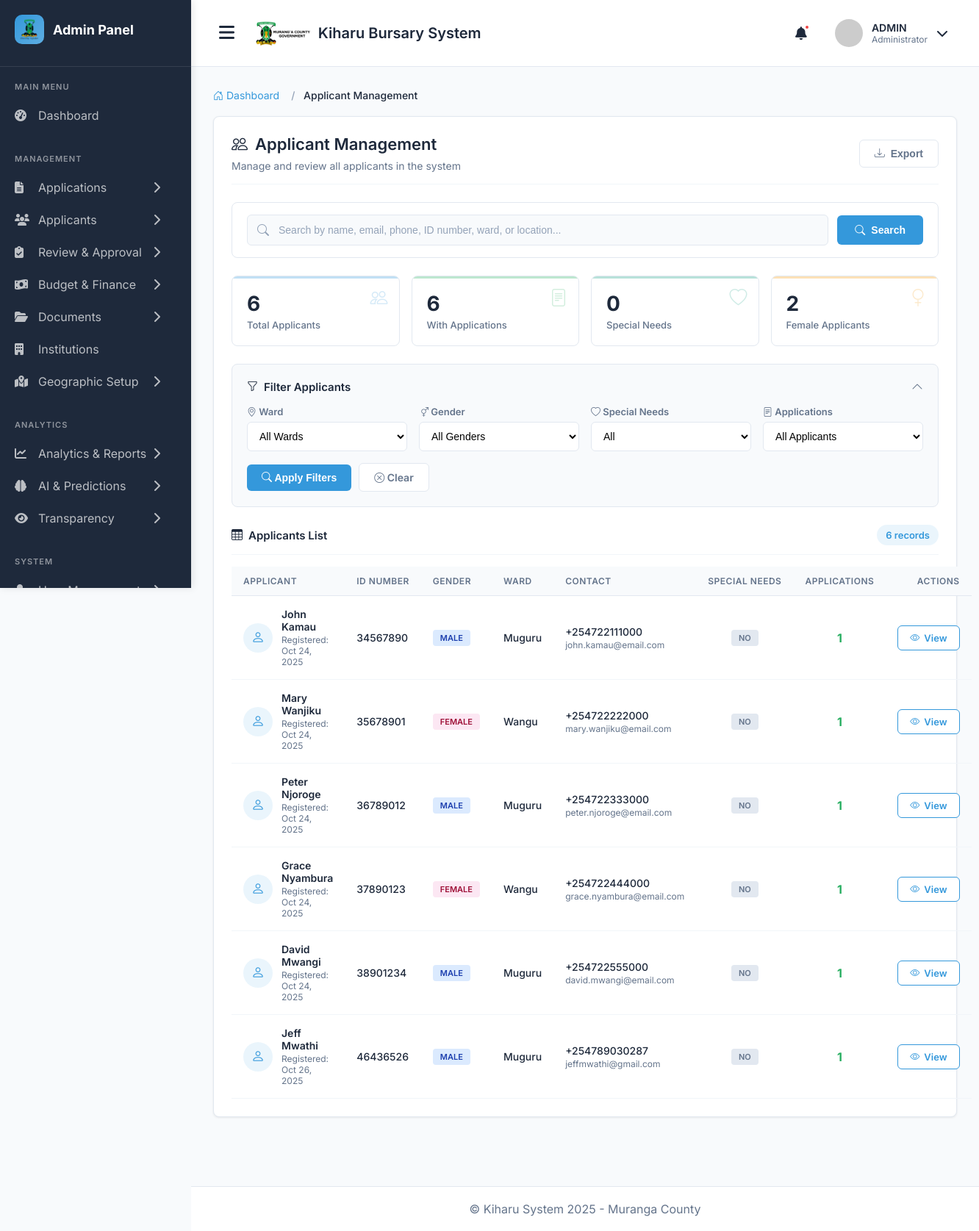
/applicants/ (signed in), run on the app's committed database.
### main_application/models.py (models this page shows, shortened)
class Applicant(models.Model):
    GENDER_CHOICES = (
        ('M', 'Male'),
        ('F', 'Female'),
    )
    user = models.OneToOneField(User, on_delete=models.CASCADE, related_name='applicant_profile')
    gender = models.CharField(max_length=1, choices=GENDER_CHOICES)
    date_of_birth = models.DateField()
    id_number = models.CharField(max_length=20, unique=True)
    county = models.ForeignKey(County, on_delete=models.SET_NULL, null=True)
    constituency = models.ForeignKey(Constituency, on_delete=models.SET_NULL, null=True)
    ward = models.ForeignKey(Ward, on_delete=models.SET_NULL, null=True, related_name='residents')
    location = models.ForeignKey(Location, on_delete=models.SET_NULL, null=True)
    sublocation = models.ForeignKey(SubLocation, on_delete=models.SET_NULL, null=True)
    village = models.ForeignKey(Village, on_delete=models.SET_NULL, null=True)
    physical_address = models.TextField()
    postal_address = models.CharField(max_length=100, blank=True, null=True)
    special_needs = models.BooleanField(default=False)
    special_needs_description = models.TextField(blank=True, null=True)
    profile_picture = models.ImageField(
        upload_to='profile_pics/',
        default='profile_pics/default.png',
        blank=True,
        null=True
    )
    is_verified = models.BooleanField(default=False)
    verified_by = models.ForeignKey(
        User,
        on_delete=models.SET_NULL,
        null=True,
        blank=True,
        related_name='verified_applicants'
    )
    verification_date = models.DateTimeField(null=True, blank=True)
    created_at = models.DateTimeField(auto_now_add=True)
    class Meta:
        ordering = ['user__last_name', 'user__first_name']

class User(AbstractUser):
    USER_TYPES = (
        ('applicant', 'Applicant'),
        ('admin', 'Administrator'),
        ('reviewer', 'Application Reviewer'),
        ('finance', 'Finance Officer'),
        ('county_admin', 'County Administrator'),
        ('constituency_admin', 'Constituency Administrator'),
        ('ward_admin', 'Ward Administrator'),
    )
    user_type = models.CharField(max_length=25, choices=USER_TYPES, default='applicant')
    id_number = models.CharField(max_length=20, unique=True, null=True, blank=True)
    phone_regex = RegexValidator(
        regex=r'^\+254\d{9}$',
        message="Phone number must be entered in the format: '+254XXXXXXXXX'. Exactly 12 digits including country code."
    )
    phone_number = models.CharField(validators=[phone_regex], max_length=17, blank=True)

class Ward(models.Model):
    name = models.CharField(max_length=100)
    code = models.CharField(max_length=10, blank=True, null=True)
    constituency = models.ForeignKey(
        Constituency,
        on_delete=models.CASCADE,
        related_name='wards'
    )
    current_mca = models.CharField(max_length=200, blank=True, null=True)
    mca_party = models.CharField(max_length=100, blank=True, null=True)
    mca_phone = models.CharField(max_length=20, blank=True, null=True)
    mca_email = models.EmailField(blank=True, null=True)
    ward_office_location = models.CharField(max_length=200, blank=True, null=True)
    population = models.PositiveIntegerField(blank=True, null=True)
    description = models.TextField(blank=True, null=True)
    is_active = models.BooleanField(default=True)
    class Meta:
        unique_together = ['name', 'constituency']
        ordering = ['constituency', 'name']

### main_application/views.py (the view, shortened to what this page needs)
# urls.py: path('applicants/', views.applicant_list, name='applicant_list'),
@login_required
@user_passes_test(is_admin)
def applicant_list(request):
    applicants = Applicant.objects.all().select_related(
        'user', 'ward', 'location', 'sublocation', 'village'
    ).annotate(
        application_count=Count('applications')
    )
    search_query = request.GET.get('search', '').strip()
    ward = request.GET.get('ward')
    gender = request.GET.get('gender')
    special_needs = request.GET.get('special_needs')
    has_applications = request.GET.get('has_applications')
    if ward:
        applicants = applicants.filter(ward__id=ward)
    if gender:
        applicants = applicants.filter(gender=gender)
    if special_needs == 'true':
        applicants = applicants.filter(special_needs=True)
    elif special_needs == 'false':
        applicants = applicants.filter(special_needs=False)
    if has_applications == 'true':
        applicants = applicants.filter(application_count__gt=0)
    elif has_applications == 'false':
        applicants = applicants.filter(application_count=0)
    applicants_with_apps = applicants.filter(application_count__gt=0).count()
    special_needs_count = applicants.filter(special_needs=True).count()
    female_count = applicants.filter(gender='F').count()
    paginator = Paginator(applicants, 25)
    page_number = request.GET.get('page')
    page_obj = paginator.get_page(page_number)
    wards = Ward.objects.all().order_by('name')
    context = {
        'page_obj': page_obj,
        'paginator': paginator,
        'wards': wards,
        'current_ward': ward,
        'current_gender': gender,
        'current_special_needs': special_needs,
        'search_query': search_query,
        'applicants_with_apps': applicants_with_apps,
        'special_needs_count': special_needs_count,
        'female_count': female_count,
    }
    return render(request, 'admin/applicant_list.html', context)

### main_application/views.py (called while the page is built)
def is_admin(user):
    return user.user_type in ['admin', 'county_admin', 'finance']

### templates/admin/applicant_list.html (shortened to what this page needs)
{% extends 'admin_base.html' %}
{% load humanize %}
{% block content %}
<div class="container-fluid">
    <nav aria-label="breadcrumb">
        <ol class="breadcrumb">
            <li class="breadcrumb-item">
                <a href="{% url 'admin_dashboard' %}">
                    <i class="bi bi-house-door"></i> Dashboard
                </a>
            </li>
            <li class="breadcrumb-item active" aria-current="page">Applicant Management</li>
        </ol>
    </nav>
    <div class="section-container">
        <div class="page-header">
            <div>
                <h1 class="page-title">
                    <i class="bi bi-people"></i>
                    Applicant Management
                </h1>
                <p class="page-subtitle">
                    Manage and review all applicants in the system
                </p>
            </div>
            <button class="export-btn">
                <i class="bi bi-download"></i>
                Export
            </button>
        </div>
        <div class="search-section">
            <form method="get" style="display: flex; align-items: center; gap: 12px; width: 100%;">
                <div class="search-input-wrapper">
                    <input
                        type="text"
                        name="search"
                        class="search-input"
                        placeholder="Search by name, email, phone, ID number, ward, or location..."
                        value="{{ search_query|default:'' }}"
                    >
                </div>
                <button type="submit" class="search-btn">
                    <i class="bi bi-search"></i>
                    Search
                </button>
            </form>
        </div>
        <div class="stats-grid">
            <div class="stat-card stat-primary">
                <div class="stat-icon">
                    <i class="bi bi-people"></i>
                </div>
                <div class="stat-value">{{ paginator.count|default:0 }}</div>
                <div class="stat-label">Total Applicants</div>
            </div>
            <div class="stat-card stat-success">
                <div class="stat-icon">
                    <i class="bi bi-file-text"></i>
                </div>
                <div class="stat-value">{{ applicants_with_apps|default:0 }}</div>
                <div class="stat-label">With Applications</div>
            </div>
            <div class="stat-card stat-info">
                <div class="stat-icon">
                    <i class="bi bi-heart"></i>
                </div>
                <div class="stat-value">{{ special_needs_count|default:0 }}</div>
                <div class="stat-label">Special Needs</div>
            </div>
            <div class="stat-card stat-warning">
                <div class="stat-icon">
                    <i class="bi bi-gender-female"></i>
                </div>
                <div class="stat-value">{{ female_count|default:0 }}</div>
                <div class="stat-label">Female Applicants</div>
            </div>
        </div>
        <div class="filter-section">
            <div class="filter-header" onclick="toggleFilters()">
                <h6 class="filter-title">
                    <i class="bi bi-funnel"></i>
                    Filter Applicants
                </h6>
                <i class="bi bi-chevron-down filter-toggle" id="filterToggle"></i>
            </div>
            <div class="filter-content" id="filtersContent" style="display: none;">
                <form method="get" id="filterForm">
                    <div class="filter-content">
                        <div class="filter-group">
                            <label class="filter-label" for="ward">
                                <i class="bi bi-geo-alt"></i> Ward
                            </label>
                            <select class="filter-select" id="ward" name="ward">
                                <option value="">All Wards</option>
                            </select>
                        </div>
                        <div class="filter-group">
                            <label class="filter-label" for="gender">
                                <i class="bi bi-gender-ambiguous"></i> Gender
                            </label>
                            <select class="filter-select" id="gender" name="gender">
                                <option value="">All Genders</option>
                            </select>
                        </div>
                        <div class="filter-group">
                            <label class="filter-label" for="special_needs">
                                <i class="bi bi-heart"></i> Special Needs
                            </label>
                            <select class="filter-select" id="special_needs" name="special_needs">
                                <option value="">All</option>
                            </select>
                        </div>
                        <div class="filter-group">
                            <label class="filter-label" for="has_applications">
                                <i class="bi bi-file-text"></i> Applications
                            </label>
                            <select class="filter-select" id="has_applications" name="has_applications">
                                <option value="">All Applicants</option>
                            </select>
                        </div>
                    </div>
                    <div class="filter-actions">
                        <button type="submit" class="filter-btn">
                            <i class="bi bi-search"></i> Apply Filters
                        </button>
                        <a href="{% url 'applicant_list' %}" class="clear-btn">
                            <i class="bi bi-x-circle"></i> Clear
                        </a>
                    </div>
                </form>
            </div>
        </div>
        <div class="table-header">
            <h6 class="table-title">
                <i class="bi bi-table"></i>
                Applicants List
            </h6>
            <span class="record-count">{{ paginator.count }} records</span>
        </div>
        <div class="table-responsive">
            <table class="applicants-table">
                <thead>
                    <tr>
                        <th>Applicant</th>
                        <th>ID Number</th>
                        <th>Gender</th>
                        <th>Ward</th>
                        <th>Contact</th>
                        <th style="text-align: center;">Special Needs</th>
                        <th style="text-align: center;">Applications</th>
                        <th style="text-align: right;">Actions</th>
                    </tr>
                </thead>
                <tbody>
                    {% for applicant in page_obj %}
                    <tr>
                        <td>
                            <div class="applicant-info">
                                <div class="applicant-avatar">
                                    <i class="bi bi-person"></i>
                                </div>
                                <div class="applicant-details">
                                    <div class="applicant-name">{{ applicant.user.first_name }} {{ applicant.user.last_name }}</div>
                                    <div class="applicant-date">Registered: {{ applicant.user.date_joined|date:"M d, Y" }}</div>
                                </div>
                            </div>
                        </td>
                        <td>
                            <span class="id-number">{{ applicant.id_number }}</span>
                        </td>
                        <td>
                            <span class="gender-badge {% if applicant.gender == 'M' %}gender-male{% else %}gender-female{% endif %}">
                                {{ applicant.get_gender_display }}
                            </span>
                        </td>
                        <td>
                            <span class="ward-name">{{ applicant.ward.name }}</span>
                        </td>
                        <td>
                            <div class="contact-info">
                                <div class="contact-phone">{{ applicant.user.phone_number|default:"-" }}</div>
                                <div class="contact-email">{{ applicant.user.email }}</div>
                            </div>
                        </td>
                        <td style="text-align: center;">
                            {% if applicant.special_needs %}
                                <span class="special-needs-badge special-needs-yes">Yes</span>
                            {% else %}
                                <span class="special-needs-badge special-needs-no">No</span>
                            {% endif %}
                        </td>
                        <td style="text-align: center;">
                            <span class="application-count {% if applicant.applications.count > 0 %}has-apps{% else %}no-apps{% endif %}">
                                {{ applicant.applications.count }}
                            </span>
                        </td>
                        <td style="text-align: right;">
                            <a href="{% url 'applicant_detail' applicant.id %}" class="action-btn">
                                <i class="bi bi-eye"></i>
                                View
                            </a>
                        </td>
                    </tr>
                    {% endfor %}
                </tbody>
            </table>
        </div>
    </div>
</div>
{% endblock %}

### templates/admin_base.html (style rules this page uses)
* { margin: 0; padding: 0; box-sizing: border-box; }
:root { --primary-color: #3498db; --primary-hover: #2980b9; --sidebar-bg: #1E293B; --sidebar-hover: #334155; --main-bg: #F8FAFC; --card-bg: #FFFFFF; --text-primary: #1E293B; --text-secondary: #64748B; --border-color: #E2E8F0; --success-color: #10B981; --danger-color: #EF4444; --warning-color: #F59E0B; }
body { font-family: 'Inter', sans-serif; background-color: var(--main-bg); color: var(--text-primary); overflow-x: hidden; }
.page-header { margin-bottom: 30px; }
.page-title { font-size: 28px; font-weight: 700; margin-bottom: 8px; }
.breadcrumb { display: flex; gap: 8px; color: var(--text-secondary); font-size: 14px; }
.breadcrumb a { color: var(--text-secondary); text-decoration: none; }

### data on the page
Applicant: user.first_name "John", user.last_name "Kamau", user.date_joined "Oct 24, 2025", id_number "34567890", gender "MALE", ward.name "Muguru", user.phone_number "+254722111000", user.email "john.kamau@email.com", special_needs "NO", applications.count "1"
Applicant: user.first_name "Mary", user.last_name "Wanjiku", user.date_joined "Oct 24, 2025", id_number "35678901", gender "FEMALE", ward.name "Wangu", user.phone_number "+254722222000", user.email "mary.wanjiku@email.com", special_needs "NO", applications.count "1"
Applicant: user.first_name "Peter", user.last_name "Njoroge", user.date_joined "Oct 24, 2025", id_number "36789012", gender "MALE", ward.name "Muguru", user.phone_number "+254722333000", user.email "peter.njoroge@email.com", special_needs "NO", applications.count "1"
Applicant: user.first_name "Grace", user.last_name "Nyambura", user.date_joined "Oct 24, 2025", id_number "37890123", gender "FEMALE", ward.name "Wangu", user.phone_number "+254722444000", user.email "grace.nyambura@email.com", special_needs "NO", applications.count "1"
Applicant: user.first_name "David", user.last_name "Mwangi", user.date_joined "Oct 24, 2025", id_number "38901234", gender "MALE", ward.name "Muguru", user.phone_number "+254722555000", user.email "david.mwangi@email.com", special_needs "NO", applications.count "1"
Applicant: user.first_name "Jeff", user.last_name "Mwathi", user.date_joined "Oct 26, 2025", id_number "46436526", gender "MALE", ward.name "Muguru", user.phone_number "+254789030287", user.email "jeffmwathi@gmail.com", special_needs "NO", applications.count "1"

### other printed values
{{ paginator.count|default:0 }} "6"
{{ applicants_with_apps|default:0 }} "6"
{{ special_needs_count|default:0 }} "0"
{{ female_count|default:0 }} "2"
{{ paginator.count }} "6"
